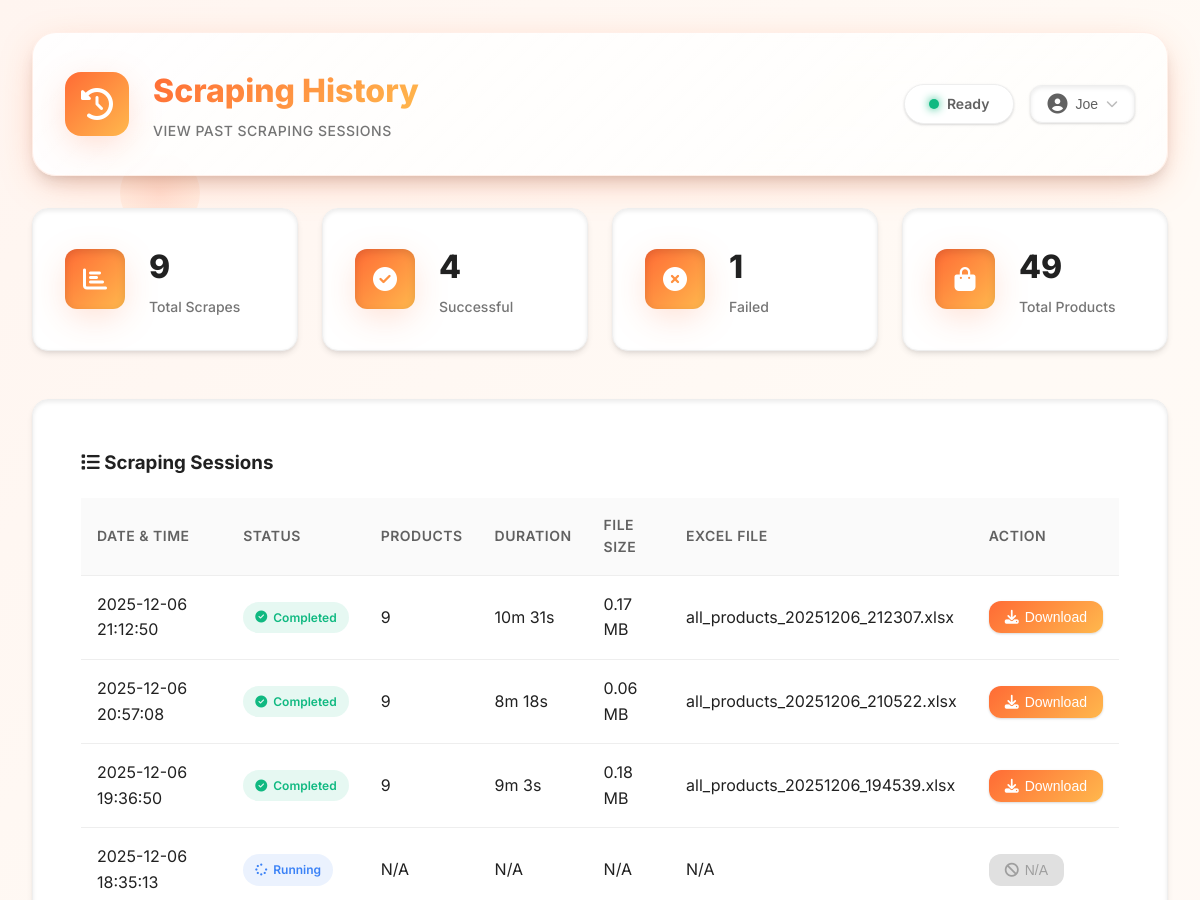
Page /history (signed in, upper part) on the earlier database version.
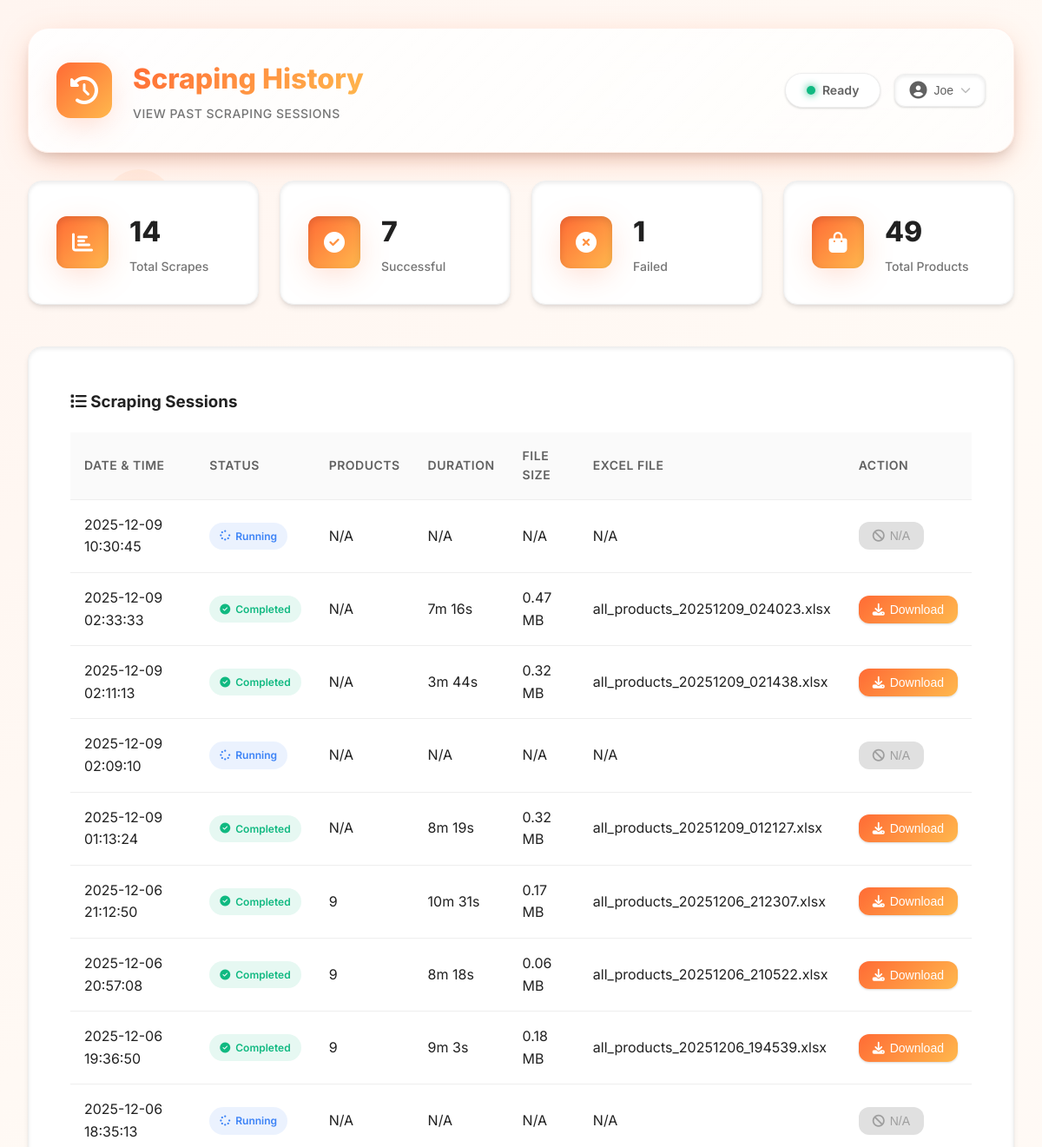
Same page on the later database version.
### database.py (models this page shows, shortened)
class User(UserMixin, db.Model):
    __tablename__ = 'users'
    id = db.Column(db.Integer, primary_key=True)
    email = db.Column(db.String(120), unique=True, nullable=False, index=True)
    password_hash = db.Column(db.String(255), nullable=False)
    role = db.Column(db.String(20), nullable=False, default='user')  # 'admin' or 'user'
    is_active = db.Column(db.Boolean, default=True)
    created_at = db.Column(db.DateTime, default=datetime.now)
    last_login = db.Column(db.DateTime)
    reset_token = db.Column(db.String(100), nullable=True)
    reset_token_expires = db.Column(db.DateTime, nullable=True)
    scraping_history = db.relationship('ScrapingHistory', backref='user', lazy='dynamic')
    email_recipients = db.relationship('EmailRecipient', backref='added_by_user', lazy='dynamic')
    def is_admin(self):
        return self.role == 'admin'

class ScrapingHistory(db.Model):
    __tablename__ = 'scraping_history'
    id = db.Column(db.Integer, primary_key=True)
    trigger_type = db.Column(db.String(20), nullable=False)  # 'manual' or 'scheduled'
    triggered_by = db.Column(db.Integer, db.ForeignKey('users.id'), nullable=False)
    status = db.Column(db.String(20), nullable=False)  # 'running', 'completed', 'failed'
    started_at = db.Column(db.DateTime, default=datetime.now)
    completed_at = db.Column(db.DateTime)
    excel_filename = db.Column(db.String(255))
    file_size = db.Column(db.Integer)  # in bytes
    total_products = db.Column(db.Integer)
    error_message = db.Column(db.Text)

### app.py (the view)
@app.route('/history')
@login_required
def history():
    if current_user.role == 'admin':
        history_records = ScrapingHistory.query.order_by(ScrapingHistory.started_at.desc()).all()
    else:
        history_records = ScrapingHistory.query.filter_by(triggered_by=current_user.id).order_by(ScrapingHistory.started_at.desc()).all()
    return render_template('history.html', history=history_records, user=current_user)

### app.py (called while the page is built)
@login_manager.user_loader
def load_user(user_id):
    return User.query.get(int(user_id))

### templates/history.html (shortened to what this page needs)
<!DOCTYPE html>
<html lang="en">
<head>
    <link rel="stylesheet" href="https://cdnjs.cloudflare.com/ajax/libs/font-awesome/6.5.1/css/all.min.css">
    <link rel="stylesheet" href="{{ url_for('static', filename='css/style.css') }}">
</head>
<body>
    <div class="particles-bg">
        <div class="particle"></div>
    </div>
    <div class="container">
        <header class="header">
            <div class="logo-section">
                <div class="logo-icon">
                    <i class="fas fa-history"></i>
                </div>
                <div class="logo-text">
                    <h1>Scraping History</h1>
                    <p class="subtitle">View Past Scraping Sessions</p>
                </div>
            </div>
            <div class="header-actions">
                <div class="status-indicator">
                    <span class="status-dot"></span>
                    <span class="status-text">Ready</span>
                </div>
                <div class="user-menu-wrapper">
                    <button class="user-menu-button" id="userMenuButton">
                        <i class="fas fa-user-circle"></i>
                        <span id="userEmailShort">{{ user.email.split('@')[0] }}</span>
                        <i class="fas fa-chevron-down"></i>
                    </button>
                </div>
            </div>
        </header>
        <main class="main-content">
            <div class="stats-grid">
                <div class="stat-card">
                    <div class="stat-icon">
                        <i class="fas fa-chart-bar"></i>
                    </div>
                    <div class="stat-content">
                        <h3>{{ history|length }}</h3>
                        <p>Total Scrapes</p>
                    </div>
                </div>
                <div class="stat-card">
                    <div class="stat-icon">
                        <i class="fas fa-check-circle"></i>
                    </div>
                    <div class="stat-content">
                        <h3>{{ history|selectattr('status', 'equalto', 'completed')|list|length }}</h3>
                        <p>Successful</p>
                    </div>
                </div>
                <div class="stat-card">
                    <div class="stat-icon">
                        <i class="fas fa-times-circle"></i>
                    </div>
                    <div class="stat-content">
                        <h3>{{ history|selectattr('status', 'equalto', 'failed')|list|length }}</h3>
                        <p>Failed</p>
                    </div>
                </div>
                <div class="stat-card">
                    <div class="stat-icon">
                        <i class="fas fa-shopping-bag"></i>
                    </div>
                    <div class="stat-content">
                        <h3>{{ history|selectattr('total_products')|sum(attribute='total_products') if history else 0 }}</h3>
                        <p>Total Products</p>
                    </div>
                </div>
            </div>
            <div class="history-section">
                <h3 style="margin-top: 0; margin-bottom: 20px;">
                    <i class="fas fa-list"></i> Scraping Sessions
                </h3>
                {% if history %}
                <table>
                    <thead>
                        <tr>
                            <th>Date & Time</th>
                            <th>Status</th>
                            <th>Products</th>
                            <th>Duration</th>
                            <th>File Size</th>
                            <th>Excel File</th>
                            <th>Action</th>
                        </tr>
                    </thead>
                    <tbody>
                        {% for h in history %}
                        <tr>
                            <td>{{ h.started_at.strftime('%Y-%m-%d %H:%M:%S') if h.started_at else 'N/A' }}</td>
                            <td>
                                <span class="status-badge status-{{ h.status }}">
                                    {% if h.status == 'completed' %}
                                        <i class="fas fa-check-circle"></i> Completed
                                    {% elif h.status == 'failed' %}
                                        <i class="fas fa-times-circle"></i> Failed
                                    {% elif h.status == 'running' %}
                                        <i class="fas fa-spinner fa-spin"></i> Running
                                    {% else %}
                                        {{ h.status }}
                                    {% endif %}
                                </span>
                            </td>
                            <td>{{ h.total_products if h.total_products else 'N/A' }}</td>
                            <td>
                                {% if h.started_at and h.completed_at %}
                                    {% set duration = (h.completed_at - h.started_at).total_seconds() %}
                                    {{ '%dm %ds' % (duration // 60, duration % 60) }}
                                {% else %}
                                    N/A
                                {% endif %}
                            </td>
                            <td>
                                {% if h.file_size %}
                                    {{ '%.2f MB' % (h.file_size / 1024 / 1024) }}
                                {% else %}
                                    N/A
                                {% endif %}
                            </td>
                            <td>{{ h.excel_filename if h.excel_filename else 'N/A' }}</td>
                            <td>
                                {% if h.status == 'completed' and h.excel_filename %}
                                <button class="btn-download" onclick="downloadExcel('{{ h.excel_filename }}')">
                                    <i class="fas fa-download"></i> Download
                                </button>
                                {% else %}
                                <button class="btn-download" disabled>
                                    <i class="fas fa-ban"></i> N/A
                                </button>
                                {% endif %}
                            </td>
                        </tr>
                        {% endfor %}
                    </tbody>
                </table>
                {% endif %}
            </div>
        </main>
    </div>
</body>
</html>

### templates/history.html (style rules this page uses)
.history-section { background: var(--white); border-radius: var(--radius-xl); padding: var(--spacing-xl); margin-bottom: var(--spacing-xl); box-shadow: var(--shadow-lg), var(--inner-shadow-sm); border: 1px solid var(--gray-200); transition: all var(--transition-base); }
.history-section { background: var(--white); border-radius: var(--radius-xl); padding: var(--spacing-2xl); box-shadow: var(--shadow-md), var(--inner-shadow-sm); border: 1px solid var(--gray-200); }
table { width: 100%; border-collapse: collapse; }
th, td { padding: var(--spacing-md); text-align: left; border-bottom: 1px solid var(--gray-200); }
th { background: var(--gray-50); font-weight: 600; color: var(--gray-700); font-size: 0.875rem; text-transform: uppercase; letter-spacing: 0.5px; }
tbody tr { transition: all var(--transition-base); }
.status-badge { padding: 6px 12px; border-radius: var(--radius-full); font-size: 0.75rem; font-weight: 600; display: inline-flex; align-items: center; gap: 6px; }
.status-completed { background: rgba(16, 185, 129, 0.1); color: var(--success); }
.status-running { background: rgba(59, 130, 246, 0.1); color: #3b82f6; }
.btn-download { background: var(--gradient-primary); color: var(--white); border: none; padding: 8px 16px; border-radius: var(--radius-lg); cursor: pointer; font-size: 0.875rem; font-weight: 500; transition: all var(--transition-base); box-shadow: var(--shadow-sm); display: inline-flex; align-items: center; gap: 6px; }
.btn-download:disabled { background: var(--gray-300); color: var(--gray-500); cursor: not-allowed; transform: none; box-shadow: none; }

Differences in the rows shown:
added ScrapingHistory: started_at "2025-12-09 10:30:45", status "running" (drawn), total_products "N/A", excel_filename "N/A"
added ScrapingHistory: started_at "2025-12-09 02:33:33", status "completed" (drawn), total_products "N/A", value "7m 16s", h.file_size/1024/1024 "0.47 MB", excel_filename "all_products_20251209_024023.xlsx"
added ScrapingHistory: started_at "2025-12-09 02:11:13", status "completed" (drawn), total_products "N/A", value "3m 44s", h.file_size/1024/1024 "0.32 MB", excel_filename "all_products_20251209_021438.xlsx"
added ScrapingHistory: started_at "2025-12-09 02:09:10", status "running" (drawn), total_products "N/A", excel_filename "N/A"
added ScrapingHistory: started_at "2025-12-09 01:13:24", status "completed" (drawn), total_products "N/A", value "8m 19s", h.file_size/1024/1024 "0.32 MB", excel_filename "all_products_20251209_012127.xlsx"
Other differences:
{{ history|length }}: "9" → "14"
{{ history|selectattr('status', 'equalto', 'completed')|list|length }}: "4" → "7"
